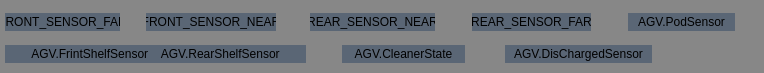
     <widget class="QWidget" name="widget_8" native="true">
      <property name="geometry">
       <rect>
        <x>5</x>
        <y>534</y>
        <width>764</width>
        <height>73</height>
       </rect>
      </property>
      <property name="styleSheet">
       <string notr="true">background-color: rgb(255, 255, 255);
background-color: rgb(135, 135, 135);</string>
      </property>
      <widget class="QLabel" name="label_12">
       <property name="geometry">
        <rect>
         <x>5</x>
         <y>13</y>
         <width>115</width>
         <height>18</height>
        </rect>
       </property>
       <property name="styleSheet">
        <string notr="true">background-color: rgb(90, 102, 117);</string>
       </property>
       <property name="text">
        <string>FRONT_SENSOR_FAR</string>
       </property>
       <property name="alignment">
        <set>Qt::AlignCenter</set>
       </property>
      </widget>
      <widget class="QLabel" name="label_32">
       <property name="geometry">
        <rect>
         <x>146</x>
         <y>13</y>
         <width>130</width>
         <height>18</height>
        </rect>
       </property>
       <property name="styleSheet">
        <string notr="true">background-color: rgb(90, 102, 117);</string>
       </property>
       <property name="text">
        <string>FRONT_SENSOR_NEAR</string>
       </property>
       <property name="alignment">
        <set>Qt::AlignCenter</set>
       </property>
      </widget>
      <widget class="QLabel" name="label_41">
       <property name="geometry">
        <rect>
         <x>310</x>
         <y>13</y>
         <width>125</width>
         <height>18</height>
        </rect>
       </property>
       <property name="styleSheet">
        <string notr="true">background-color: rgb(90, 102, 117);</string>
       </property>
       <property name="text">
        <string>REAR_SENSOR_NEAR</string>
       </property>
       <property name="alignment">
        <set>Qt::AlignCenter</set>
       </property>
      </widget>
      <widget class="QLabel" name="label_42">
       <property name="geometry">
        <rect>
         <x>472</x>
         <y>13</y>
         <width>119</width>
         <height>18</height>
        </rect>
       </property>
       <property name="styleSheet">
        <string notr="true">background-color: rgb(90, 102, 117);</string>
       </property>
       <property name="text">
        <string>REAR_SENSOR_FAR</string>
       </property>
       <property name="alignment">
        <set>Qt::AlignCenter</set>
       </property>
      </widget>
      <widget class="QLabel" name="label_43">
       <property name="geometry">
        <rect>
         <x>628</x>
         <y>13</y>
         <width>107</width>
         <height>18</height>
        </rect>
       </property>
       <property name="styleSheet">
        <string notr="true">background-color: rgb(90, 102, 117);</string>
       </property>
       <property name="text">
        <string>AGV.PodSensor</string>
       </property>
       <property name="alignment">
        <set>Qt::AlignCenter</set>
       </property>
      </widget>
      <widget class="QLabel" name="label_44">
       <property name="geometry">
        <rect>
         <x>5</x>
         <y>45</y>
         <width>301</width>
         <height>18</height>
        </rect>
       </property>
       <property name="styleSheet">
        <string notr="true">background-color: rgb(90, 102, 117);</string>
       </property>
       <property name="text">
        <string>AGV.FrintShelfSensor    AGV.RearShelfSensor</string>
       </property>
       <property name="alignment">
        <set>Qt::AlignCenter</set>
       </property>
      </widget>
      <widget class="QLabel" name="label_45">
       <property name="geometry">
        <rect>
         <x>342</x>
         <y>45</y>
         <width>123</width>
         <height>18</height>
        </rect>
       </property>
       <property name="styleSheet">
        <string notr="true">background-color: rgb(90, 102, 117);</string>
       </property>
       <property name="text">
        <string>AGV.CleanerState</string>
       </property>
       <property name="alignment">
        <set>Qt::AlignCenter</set>
       </property>
      </widget>
      <widget class="QLabel" name="label_46">
       <property name="geometry">
        <rect>
         <x>505</x>
         <y>45</y>
         <width>147</width>
         <height>18</height>
        </rect>
       </property>
       <property name="styleSheet">
        <string notr="true">background-color: rgb(90, 102, 117);</string>
       </property>
       <property name="text">
        <string>AGV.DisChargedSensor</string>
       </property>
       <property name="alignment">
        <set>Qt::AlignCenter</set>
       </property>
      </widget>
     </widget>
